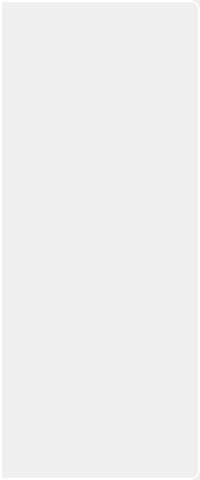
<?xml version="1.0" encoding="UTF-8"?>
<ui version="4.0">
 <class>Park_Pilot</class>
 <widget class="QWidget" name="Park_Pilot">
  <property name="geometry">
   <rect>
    <x>0</x>
    <y>0</y>
    <width>200</width>
    <height>480</height>
   </rect>
  </property>
  <property name="windowTitle">
   <string>Form</string>
  </property>
  <property name="styleSheet">
   <string notr="true">#bg{
	border: 2px solid white;
	border-top-right-radius:10px;
	border-bottom-right-radius:10px;
}

#car{
	border-image: url(:/res/parkpilot/aracUsttenMavi.png) 0 0 0 0 stretch stretch;
}
#sol1{
	border-image: url(:/res/parkpilot/sol1.png) 0 0 0 0 stretch stretch;
}
#sol2{
	border-image: url(:/res/parkpilot/sol2.png) 0 0 0 0 stretch stretch;
}
#sol3{
	border-image: url(:/res/parkpilot/sol3.png) 0 0 0 0 stretch stretch;
}
#sol4{
	border-image: url(:/res/parkpilot/sol4.png) 0 0 0 0 stretch stretch;
}
#sol5{
	border-image: url(:/res/parkpilot/sol5.png) 0 0 0 0 stretch stretch;
}

#sag1{
	border-image: url(:/res/parkpilot/sag1.png) 0 0 0 0 stretch stretch;
}
#sag2{
	border-image: url(:/res/parkpilot/sag2.png) 0 0 0 0 stretch stretch;
}
#sag3{
	border-image: url(:/res/parkpilot/sag3.png) 0 0 0 0 stretch stretch;
}
#sag4{
	border-image: url(:/res/parkpilot/sag4.png) 0 0 0 0 stretch stretch;
}
#sag5{
	border-image: url(:/res/parkpilot/sag5.png) 0 0 0 0 stretch stretch;
}
</string>
  </property>
  <widget class="QLabel" name="sol1">
   <property name="geometry">
    <rect>
     <x>30</x>
     <y>360</y>
     <width>70</width>
     <height>20</height>
    </rect>
   </property>
   <property name="text">
    <string/>
   </property>
  </widget>
  <widget class="QLabel" name="sol2">
   <property name="geometry">
    <rect>
     <x>25</x>
     <y>370</y>
     <width>75</width>
     <height>20</height>
    </rect>
   </property>
   <property name="text">
    <string/>
   </property>
  </widget>
  <widget class="QLabel" name="sol3">
   <property name="geometry">
    <rect>
     <x>20</x>
     <y>380</y>
     <width>80</width>
     <height>20</height>
    </rect>
   </property>
   <property name="text">
    <string/>
   </property>
  </widget>
  <widget class="QLabel" name="sol4">
   <property name="geometry">
    <rect>
     <x>15</x>
     <y>390</y>
     <width>85</width>
     <height>20</height>
    </rect>
   </property>
   <property name="text">
    <string/>
   </property>
  </widget>
  <widget class="QLabel" name="sol5">
   <property name="geometry">
    <rect>
     <x>10</x>
     <y>400</y>
     <width>90</width>
     <height>20</height>
    </rect>
   </property>
   <property name="text">
    <string/>
   </property>
  </widget>
  <widget class="QLabel" name="sag1">
   <property name="geometry">
    <rect>
     <x>100</x>
     <y>360</y>
     <width>70</width>
     <height>20</height>
    </rect>
   </property>
   <property name="text">
    <string/>
   </property>
  </widget>
  <widget class="QLabel" name="sag2">
   <property name="geometry">
    <rect>
     <x>100</x>
     <y>370</y>
     <width>75</width>
     <height>20</height>
    </rect>
   </property>
   <property name="text">
    <string/>
   </property>
  </widget>
  <widget class="QLabel" name="sag3">
   <property name="geometry">
    <rect>
     <x>100</x>
     <y>380</y>
     <width>80</width>
     <height>20</height>
    </rect>
   </property>
   <property name="text">
    <string/>
   </property>
  </widget>
  <widget class="QLabel" name="sag4">
   <property name="geometry">
    <rect>
     <x>100</x>
     <y>390</y>
     <width>85</width>
     <height>20</height>
    </rect>
   </property>
   <property name="text">
    <string/>
   </property>
  </widget>
  <widget class="QLabel" name="sag5">
   <property name="geometry">
    <rect>
     <x>100</x>
     <y>400</y>
     <width>90</width>
     <height>20</height>
    </rect>
   </property>
   <property name="text">
    <string/>
   </property>
  </widget>
  <widget class="QLabel" name="car">
   <property name="geometry">
    <rect>
     <x>20</x>
     <y>30</y>
     <width>160</width>
     <height>350</height>
    </rect>
   </property>
   <property name="text">
    <string/>
   </property>
  </widget>
  <widget class="QLabel" name="bg">
   <property name="geometry">
    <rect>
     <x>0</x>
     <y>0</y>
     <width>200</width>
     <height>480</height>
    </rect>
   </property>
   <property name="text">
    <string/>
   </property>
  </widget>
 </widget>
 <resources/>
 <connections/>
</ui>
